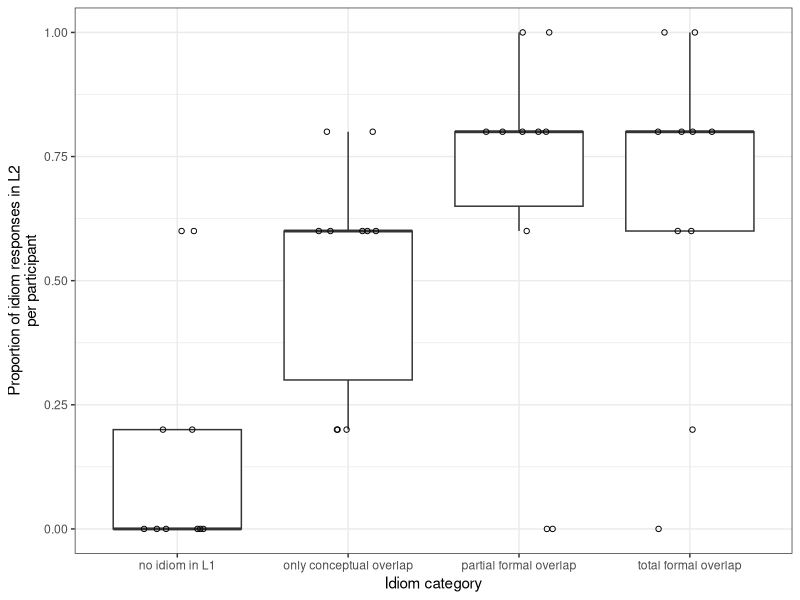
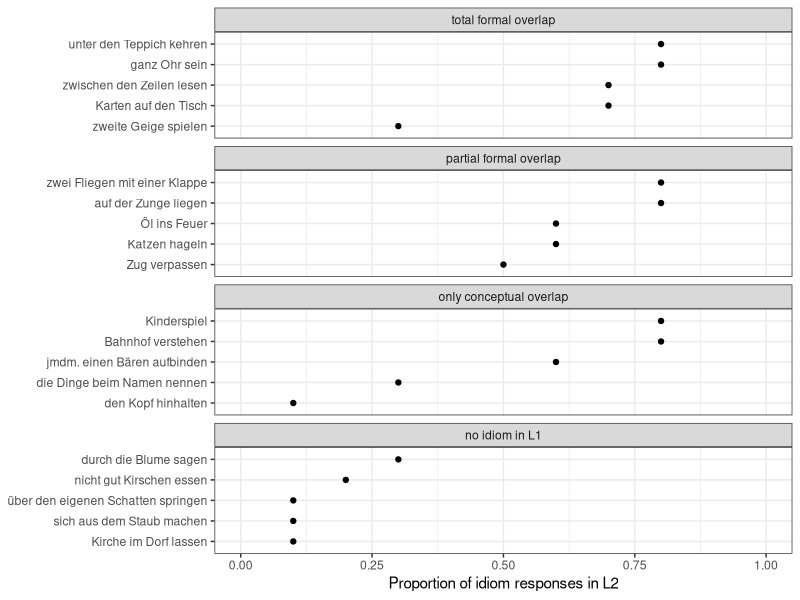
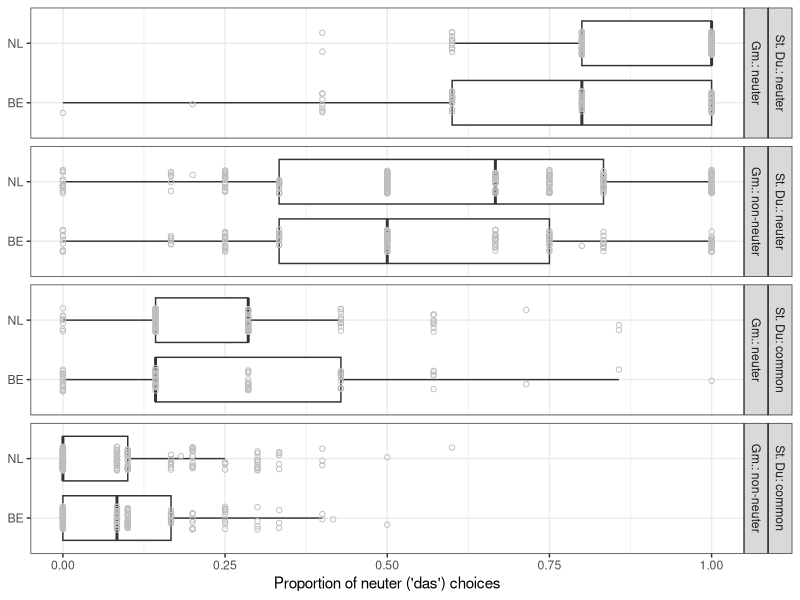
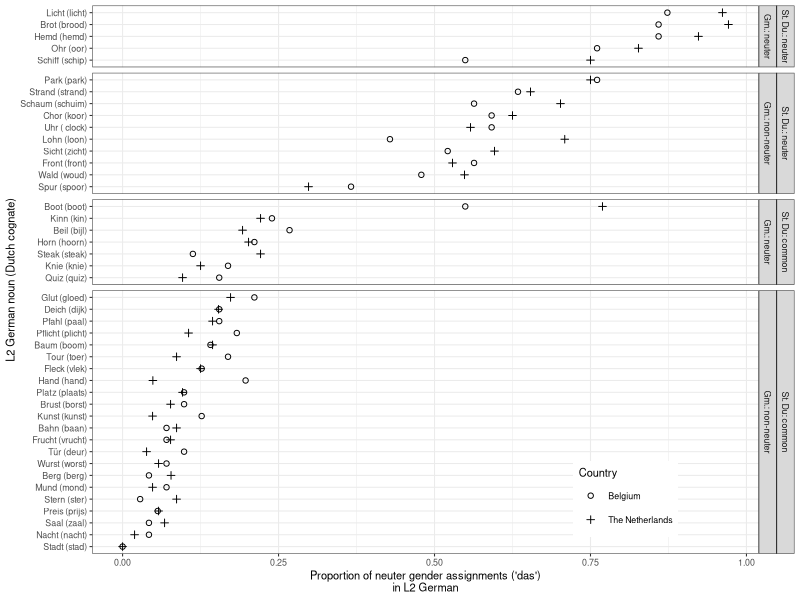

Write R code to recreate these figures, in order.
## ---- chunk 1
#| fig-cap: "The boxplots with individual data points overlaid show the differences between the participants for each idiom category."
#| label: fig-boxplot-kuster
#| fig-width: 7
#| fig-height: 3.5
#| out-width: "80%"
library(tidyverse)
theme_set(theme_bw())

d <- read_csv("kuster.csv")
d$RW <- ifelse(d$Uebersetzungsart == "RW", 1, 0)
d$RW[is.na(d$RW)] <- 0

idioms <- data.frame(
  Item = 1:20,
  Idiom = c("zweite Geige spielen", "ganz Ohr sein",
            "Katzen hageln", "nicht gut Kirschen essen",
            "Karten auf den Tisch", "Zug verpassen",
            "jmdm. einen Bären aufbinden", "Kirche im Dorf lassen",
            "unter den Teppich kehren", "auf der Zunge liegen",
            "den Kopf hinhalten", "sich aus dem Staub machen",
            "zwischen den Zeilen lesen", "Öl ins Feuer",
            "Kinderspiel", "durch die Blume sagen",
            "Bahnhof verstehen", "die Dinge beim Namen nennen",
            "zwei Fliegen mit einer Klappe", "über den eigenen Schatten springen")
)

d <- d %>% 
  left_join(idioms)

typen <- data.frame(
  Typ = 1:4,
  Kategorie = c("total formal overlap", "partial formal overlap",
                "only conceptual overlap", "no idiom in L1")
)

d <- d %>% 
  left_join(typen)

d_perItem <- d %>% 
  group_by(Idiom, Kategorie) %>% 
  summarise(prop_RW = mean(RW, na.rm = TRUE))

d_perPart <- d |> 
  group_by(Vpn, Kategorie) |> 
  summarise(prop_RW = mean(RW, na.rm = TRUE),
            .groups = "drop")
ggplot(d_perPart,
       aes(x = reorder(Kategorie, prop_RW), y = prop_RW)) +
  geom_boxplot(outlier.shape = NA) +
  geom_point(position = position_jitter(width = 0.2, height = 0),
             shape = 1) +
  xlab("Idiom category") +
  ylab("Proportion of idiom responses in L2\nper participant")
## ---- chunk 2
#| fig-cap: "A Cleveland dotplot of the by-idiom results show the variation within and the overlap between the categories."
#| label: fig-dotplot-kuster
#| fig-width: 5
#| fig-height: 6
#| out-width: "80%"
d_perItem$Kategorie <- ordered(d_perItem$Kategorie, levels =
                                 c("total formal overlap", "partial formal overlap",
                                   "only conceptual overlap", "no idiom in L1"))
ggplot(d_perItem,
       aes(x = prop_RW,
           y = reorder(Idiom, prop_RW))) +
  geom_point() +
  facet_wrap(vars(Kategorie), scales = "free_y", ncol =1) +
  xlab("Proportion of idiom responses in L2") +
  xlim(0, 1) +
  ylab(NULL)
## ---- chunk 3
dat <- read.csv("DataGermanArticles_15Aug2016.csv")
colnames(dat)[6] <- "Stimulus"
questionnaire <- read.csv("Questionnaires_GermanArticles.csv")
questionnaire <- unique(questionnaire)
dat <- merge(dat, questionnaire, by = "SubjectID")
dat <- dat |> 
  filter(NativeLanguage != "other") |> 
  filter(Country %in% c("BE", "NL")) |> 
  filter(NativeLanguage2 != "duits" | is.na(NativeLanguage2)) |> 
  droplevels()

percuse <- dat %>%
  filter(PartExperiment == "DutchArticlesUsual") %>%
  droplevels()
percusestimuli <- read.csv("DutchStimuli.csv")
percuse <- merge(percuse, percusestimuli, by = "Stimulus")
percuse$CorrectResponse <- factor(percuse$CorrectResponse)
percuse_standard <- percuse %>%
  filter(Category %in% c(1, 2, 3, 4)) %>%
  droplevels()
percuse_standard$Correct <- percuse_standard$button_pressed == percuse_standard$CorrectResponse
percuse_standard_perParticipant <- percuse_standard %>%
  group_by(SubjectID) %>%
  summarise(L1Correct = sum(Correct),
            n = n())

dat <- merge(dat, percuse_standard_perParticipant, by = "SubjectID")
dat2 <- dat %>%
  filter(L1Correct >= 18) %>%
  droplevels()
questionnaire <- questionnaire %>%
  filter(SubjectID %in% dat2$SubjectID) %>%
  droplevels()
germanarticles <- dat2 %>%
  filter(PartExperiment == "GermanArticles") %>%
  droplevels()

L2stimuli <- read.csv("GermanStimuli_Revision.csv")
L2stimuli$CorrectResponse <- factor(L2stimuli$CorrectResponse)
germanarticles <- merge(germanarticles, L2stimuli, by = "Stimulus")

DutchNeuter <- germanarticles %>%
  filter(DutchSDGender == "neuter") %>%
  droplevels()
DutchNeuter$Correct <- DutchNeuter$button_pressed == DutchNeuter$CorrectResponse

DutchNeuter_perParticipant <- DutchNeuter %>%
  group_by(SubjectID, Country) %>%
  summarise(L2Index = sum(Correct),
            n = n())

DutchNeuter_perParticipant <- DutchNeuter %>% 
  group_by(SubjectID, Country, German) %>% 
  summarise(L2Index = sum(Correct),
            n = n())
DutchNeuter_perParticipant <- DutchNeuter %>%
  group_by(SubjectID) %>%
  summarise(L2Index = sum(Correct))
dat2 <- merge(dat2, DutchNeuter_perParticipant, by = "SubjectID")
dat3 <- dat2 %>%
  filter(rt > 500) %>%
  droplevels()

germart <- dat3 %>%
  filter(PartExperiment == "GermanArticles") %>%
  droplevels()
L2stimuli <- read.csv("GermanStimuli_Revision.csv")
germart <- merge(germart, L2stimuli, by = "Stimulus")
germart_perItem <- germart %>%
  group_by(Stimulus, Country) %>%
  summarise(NeuterResponses = mean(button_pressed == "2"))
germart_perItem <- merge(germart_perItem, L2stimuli, by = "Stimulus")

labels <- c(
  `BE` = "Belgium",
  `NL` = "The Netherlands"
)

germart_perItem2 <- germart %>%
  group_by(Stimulus) %>%
  summarise(NeuterResponsesBelgium = mean(button_pressed[Country=="BE"] == "2"),
            NeuterResponsesNetherlands = mean(button_pressed[Country=="NL"] == "2"),
            NeuterResponsesTotal = (NeuterResponsesBelgium+NeuterResponsesNetherlands)/2)
# Combine this with earlier by-item summary
germart_perItem <- merge(germart_perItem, germart_perItem2)
# Sort by total proportion of neuter responses
germart_perItem <- arrange(germart_perItem, NeuterResponsesTotal)

# Create variable with labels (stimulus + translation)
germart_perItem$Label <- paste(germart_perItem$Stimulus,  " (", germart_perItem$DutchCognate, ")", sep = "")

# Reorder the factor levels by the total proportion of neuter responses (rather than alphabetically).
germart_perItem$Stimulus <- reorder(germart_perItem$Stimulus, germart_perItem$NeuterResponsesTotal)
germart_perItem$Label <- reorder(germart_perItem$Label, germart_perItem$NeuterResponsesTotal)


# Rename levels
germart_perItem$Country <- as.factor(germart_perItem$Country)
levels(germart_perItem$Country) <- c("Belgium", "The Netherlands")
# Relevel Dutch gender
germart_perItem$DutchSDGender <- relevel(as.factor(germart_perItem$DutchSDGender), "neuter")
levels(germart_perItem$DutchSDGender) <- c("St. Du.: neuter", "St. Du: common")

# Add description of German gender (neuter vs. non-neuter)
germart_perItem$GermanNeuter <- factor(germart_perItem$GermanGender == "neuter",
                                       levels = c("TRUE", "FALSE"),
                                       labels = c("Gm.: neuter", "Gm.: non-neuter"))

## ---- chunk 4
germart_perPart <- germart |> 
  group_by(SubjectID, Country, GermanGender, DutchSDGender) |> 
  summarise(prop_neuter = mean(button_pressed == "2"),
            .groups = "drop")
germart_perPart$DutchSDGender <- relevel(as.factor(germart_perPart$DutchSDGender), "neuter")
levels(germart_perPart$DutchSDGender) <- c("St. Du.: neuter", "St. Du: common")

# Add description of German gender (neuter vs. non-neuter)
germart_perPart$GermanNeuter <- factor(germart_perPart$GermanGender == "neuter",
                                       levels = c("TRUE", "FALSE"),
                                       labels = c("Gm.: neuter", "Gm.: non-neuter"))
## ---- chunk 5
#| fig-cap: "Boxplots show considerable differences between participants in their propensity to assign a neuter article to German nouns."
#| label: fig-boxplot-vanhove
#| fig-height: 6.00
#| out-width: "50%"

ggplot(germart_perPart,
       aes(x = Country,
           y = prop_neuter)) +
  geom_boxplot(outlier.shape = NA) +
  geom_point(position = position_jitter(width = 0.2, height = 0), 
             shape = 1, colour = "grey") +
  facet_grid(DutchSDGender + GermanNeuter ~ ., scales = "free_y", drop = TRUE, space = "free_y") +
  ylim(0, 1) +
  xlab(NULL) +
  ylab("Proportion of neuter ('das') choices") +
  coord_flip() +
  theme_bw()
## ---- chunk 6
#| fig-cap: "A Cleveland dotplot of the data aggregated by noun shows that, by and large, Belgian and Dutch speakers of Dutch show the same tendencies and that, with a single exception, there is no overlap between nouns with neuter cognates and those with common cognates. The sole exception, _Boot_, is easily identified; a plausible explanation for this result is that many participants may have known the film _Das Boot_. "
#| label: fig-dotplot-vanhove
#| out-width: "75%"
ggplot(germart_perItem,
       aes(x = NeuterResponses,
           y = Label,
       shape = Country)) +
  geom_point() +
  scale_shape_manual(values = c(1, 3)) +
  #scale_colour_brewer(palette = "Set1") +
  guides(colour = guide_legend("Country"), 
         shape = guide_legend("Country")) +
  facet_grid(DutchSDGender + GermanNeuter~ ., scales = "free_y", drop = TRUE, space = "free_y") +
  theme_bw(8) +
  xlab("Proportion of neuter gender assignments ('das')\nin L2 German") +
  ylab("L2 German noun (Dutch cognate)") +
  theme(legend.direction = "vertical", 
        legend.position = c(0.8, 0.1))
